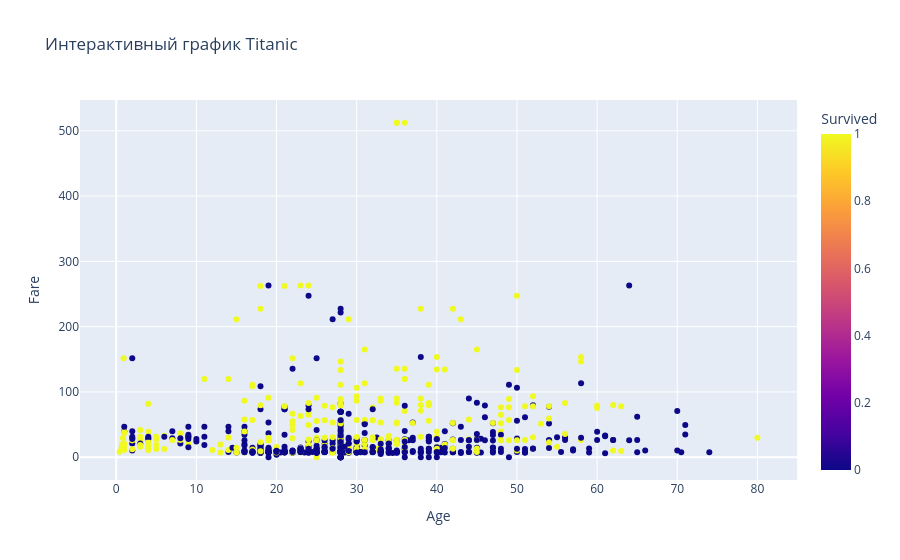

Notebook source saved alongside this figure:
### Code cell
fig = px.scatter(df_clean, x='Age', y='Fare', color='Survived', 
                 hover_data=['Pclass', 'Sex'],
                 title='Интерактивный график Titanic')
fig.show()

### Figure 1 — Plotly figure (JSON) as saved in the notebook; plotly's stock layout.template omitted (floating-point values rounded to 4 significant figures; data arrays with more than 128 entries replaced by an {"elided": "..."} marker saying what was removed)
{"data": [{"customdata": {"elided": "891x2 mixed values"}, "hovertemplate": "Age=%{x}<br>Fare=%{y}<br>Pclass=%{customdata[0]}<br>Sex=%{customdata[1]}<br>Survived=%{marker.color}<extra></extra>", "legendgroup": "", "marker": {"color": {"elided": "891 int values"}, "coloraxis": "coloraxis", "symbol": "circle"}, "mode": "markers", "name": "", "orientation": "v", "showlegend": false, "type": "scatter", "x": {"elided": "891 float values"}, "xaxis": "x", "y": {"elided": "891 float values"}, "yaxis": "y"}], "layout": {"coloraxis": {"colorbar": {"title": {"text": "Survived"}}, "colorscale": [[0, "#0d0887"], [0.1111, "#46039f"], [0.2222, "#7201a8"], [0.3333, "#9c179e"], [0.4444, "#bd3786"], [0.5556, "#d8576b"], [0.6667, "#ed7953"], [0.7778, "#fb9f3a"], [0.8889, "#fdca26"], [1, "#f0f921"]]}, "legend": {"tracegroupgap": 0}, "title": {"text": "Интерактивный график Titanic"}, "xaxis": {"anchor": "y", "domain": [0, 1], "title": {"text": "Age"}}, "yaxis": {"anchor": "x", "domain": [0, 1], "title": {"text": "Fare"}}}}
